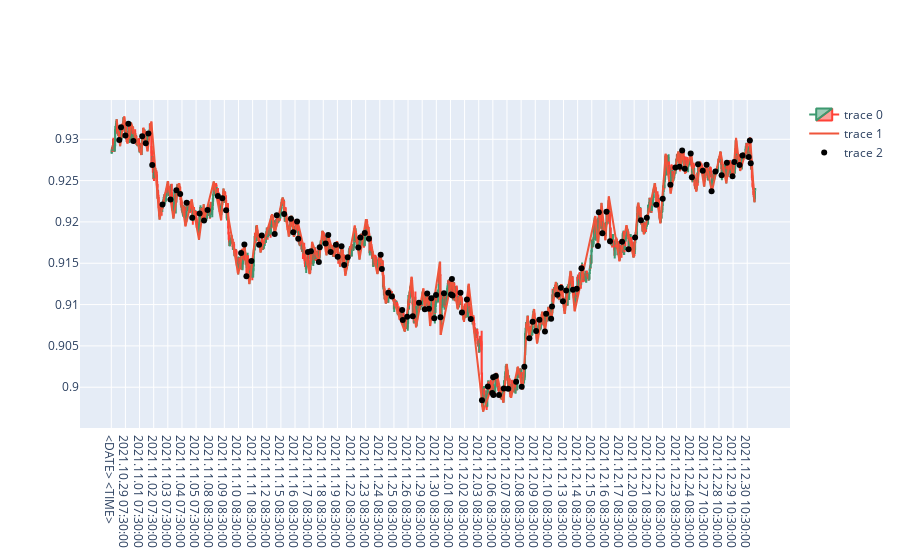

This figure's notebook cell:
### Code cell
fig = go.Figure(data=[go.Candlestick(x=data['time'],
open=data['open'],
                high=data['high'],
                low=data['low'],
                close=data['close'])])

fig.add_trace(go.Scatter(
    x=data.loc[(data['zz'].notnull())]['time'],
    y=data.loc[(data['zz'].notnull())]['zz']
))
fig.add_trace(go.Scatter(
    x=data.loc[(data['start'].notnull())]['time'],
    y=data.loc[(data['start'].notnull())]['start'],
    mode = "markers",
    marker = dict(color = "black")
))


fig.update_xaxes(
    rangebreaks=[
        dict(bounds=["sat", "mon"]), #hide weekends
    ]
)
fig.update_layout(xaxis_rangeslider_visible=False)

fig.show()
